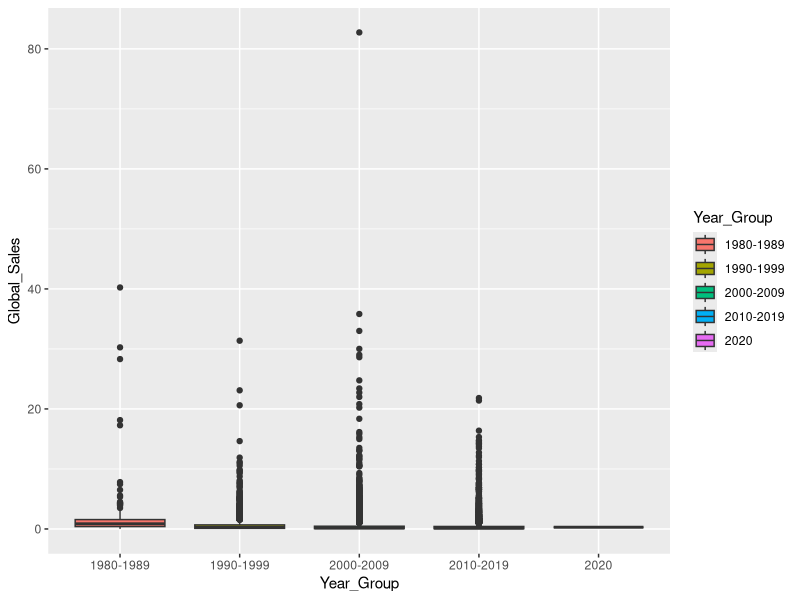
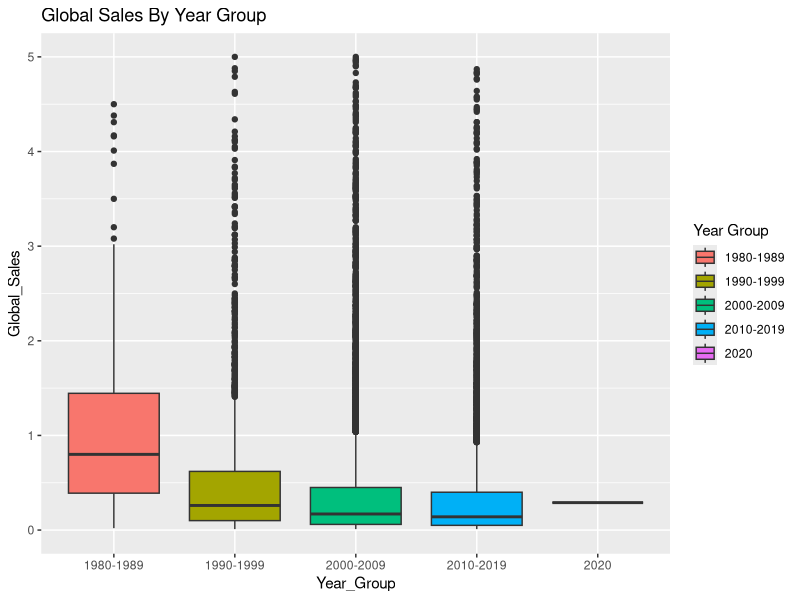

The R source for these figures, in order:
library(tidyverse)

mydata<-read.csv("vgSales(Cleaned).csv")
mydata#mydata<-filter(mydata,Year!="N/A")
#mydata<-filter(mydata,Publisher!="N/A" ||"Unknown")
library(ggplot2)
library(dplyr)
mydata<-mutate(mydata, Year_Group=NA)

a<-c('1980','1981','1982','1983','1984', '1985', '1986', '1987', '1988', '1989')
b<-c('1990','1991','1992','1993','1994', '1995', '1996', '1997', '1998', '1999')
c<-c('2000','2001','2002','2003','2004', '2005', '2006', '2007', '2008', '2009')
d<-c('2010','2011','2012','2013','2014', '2015', '2016', '2017', '2018', '2019')
e<-c('2020')

#a<-mydata[c(`Year` >= '1980' & `Year` <= '1989')]

#a<-c(mydata$Year >= '1980' & mydata$Year <='1989')
#b<-c('mydata$Year >= 1990 & mydata$Year <=1999')
#c<-c('mydata$Year >= 2000 & mydata$Year <= 2009')
#d<-c('mydata$Year >= 2010 & mydata$Year <= 2019')
#e<-c('mydata$Year >= 2020')

mydata$Year<-as.character(as.numeric(mydata$Year))

#mydata$yeargroup <- ifelse(mydata$Year %in% a, "a")
mydata$Year_Group<-ifelse(mydata$Year %in% a,"1980-1989",ifelse(mydata$Year %in% b,"1990-1999",ifelse(mydata$Year %in% c,"2000-2009",ifelse(mydata$Year %in% d,"2010-2019",ifelse(mydata$Year %in% e,"2020", "Unknown")))))

bp<-ggplot(mydata,aes(x=Year_Group,y=Global_Sales,fill=Year_Group))+geom_boxplot()
bp
bp+ylim(0,5)+labs(fill="Year Group")+ggtitle("Global Sales By Year Group") 

